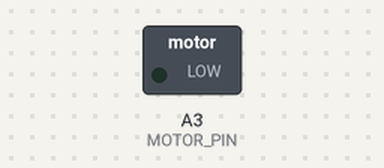
Bench run of a sketch on a simulated Arduino Uno, built with avr-gcc and run on an emulated ATmega328P. Parts: switched loads named in the sketch (green lamp = pin HIGH). Dashed ring = blinking.

Above: at 0.2 s.
Timing chart, 0 to 3.0 s (numbered marks = the images above):
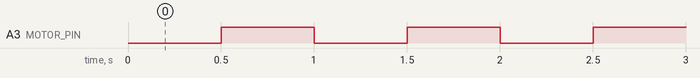

The sketch:

vibration-motor.ino
```cpp
#define MOTOR_PIN A3

void setup() {
  pinMode(MOTOR_PIN, OUTPUT);

}

void loop() {
  analogWrite(MOTOR_PIN, 0);
  delay(500);
  analogWrite(MOTOR_PIN, 255);
  delay(500);
}
```

Measured:
- by itself, A3 (MOTOR_PIN): alternates HIGH for 0.50 s and LOW for 0.50 s
